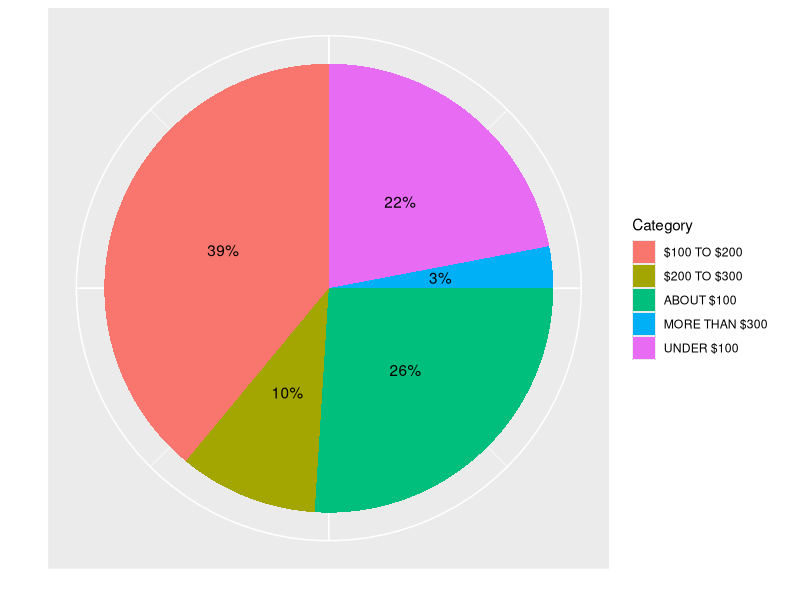

This chart was generated by the following R code:
library(ggplot2)

simuldata <- data.frame(Category = c("UNDER $100", "ABOUT $100", "$100 TO $200", "$200 TO $300", "MORE THAN $300"), 
                        value = c(22, 26, 39, 10, 3))

piechart <- ggplot(simuldata, aes(x="", y=value, fill=Category)) +
  geom_bar(width=1, stat="identity") +
  coord_polar("y", start=0) +
  xlab("") +
  ylab("") +
  theme(axis.text.x=element_blank(),axis.ticks.x=element_blank()) +
  theme(axis.text.y=element_blank(),axis.ticks.y=element_blank())

piechart +
geom_text(aes(label = paste0(scales::percent(value / sum(value)))),
          position = position_stack(vjust = 0.5))